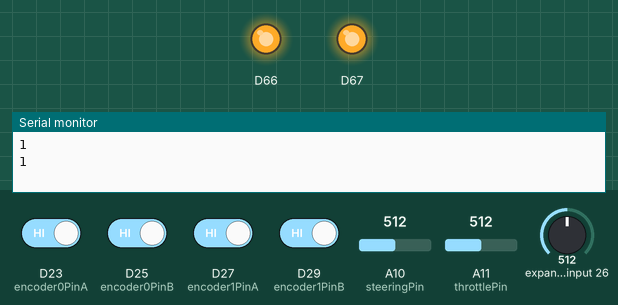
Recording of a sketch running on a simulated Arduino Due. Shown: output pins drawn as LEDs (lit = HIGH), the last lines printed to the serial monitor. The test bench sets the inputs (shaded band); at power-on: D23 (encoder0PinA), D25 (encoder0PinB), D27 (encoder1PinA), D29 (encoder1PinB) HIGH, A11 (throttlePin) = 512, A10 (steeringPin) = 512, expander input 26 = 512 (analog values on the 0–1023 scale).

Above: at 1.2 s.
1.3 s: A11 (throttlePin) set to 122
At 2.7 s:
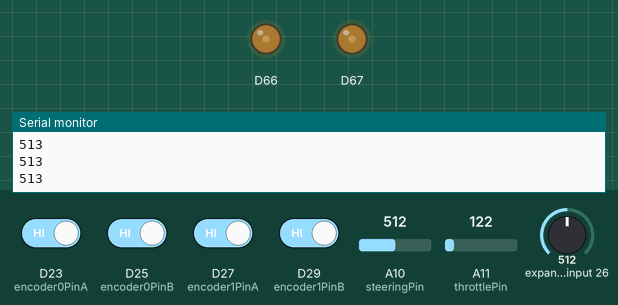
3.0 s: A11 (throttlePin) set to 306
At 3.9 s:
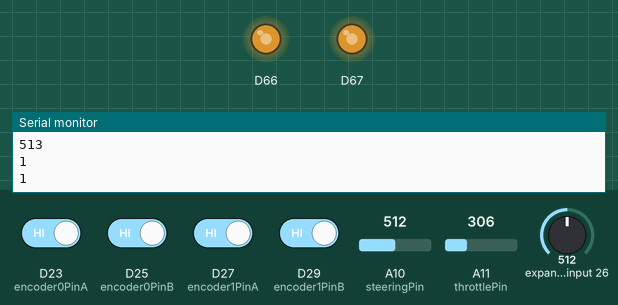
4.5 s: A11 (throttlePin) set to 460
At 5.0 s:
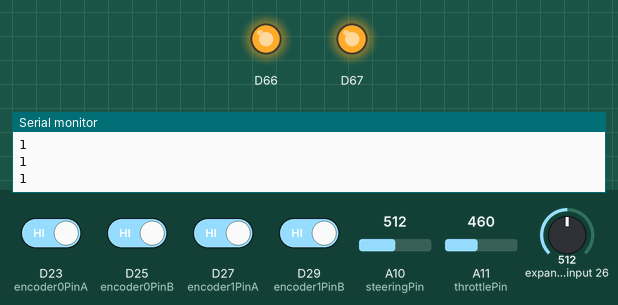
Timing chart, 0 to 7.5 s (numbered marks = the images above; inputs shaded):
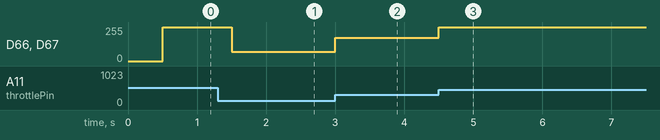

The sketch:

MasterController2_x.ino
```cpp
/*****************************************************************************************
 * Senior Design Project: Electronic "Soft Differential"
 * Credit: UNCA-NCSU Senior Class 2014
 * Purpose: The purpose of this program is to read in various inputs from two wheel speed
 *          encoders, one steering potentiometer, and one throttle potentiometer.  The
 *          code will determine if the car is straight or turning, and by how much it is
 *          turning.  An algorithm will process this and send outputs to two electric
 *          motors which will run at different speeds in a turn to simulate what is
 *          commonly seen in a regular mechanical differential.
 *
 * Versions & Version Notes:
 *   v0.1.0- Code written for analog input of potentiometer inputs for steering and throttle
 *      Credit: Dakota Lazenby
 *   v0.1.1- Added support for motor encoders and modified structure
 *      Credit: Dakota Lazenby
 *   v1.0.0- Ported code over for Arduino Due and added throttle response functionality
 *      Credit: Dakota Lazenby
 *   v1.0.1- Imported simplified working motor encoder code
 *      Credit: Brandon Zschokke, Jennifer Cory, and Hallie Sheaffer
 *   v2.0.0- Combined and created confirmed working throttle code and encoder code
 *      Credit: Brandon Zschokke
 *   v2.1.0- Re-Located the encoder code to a function, cleaned up some variables and added conditional prints
 *      Credit: Dakota Lazenby
 *   v2.2.0- Added in a throttleFilter function.
 *      Credit: Dakota Lazenby
 *
 *
 * Future Versions / Roadmap:
 *   v2.x.x- Implement Hallie's SD Card code for data logging. Implement Steering Code
 *   v3.0.0- Implement controller code
 *   v3.x.x- Debug and refine control code
 *   v4.0.0- Remove excess global variables and modularize code into various functions
 *****************************************************************************************/

#define DEBUG      0
#define USER_INPUT 0
#define ENCODERS   0
#define SPEED      0
// Global Declaration Section

// Throttle Declarations
int throttlePin = A11; // Throttle Pot Signal
int leftMotor = DAC0;  // To Protoboard (5)
int rightMotor = DAC1;  // To Protoboard (6)
int maxThrottle = 450; // This value needs to correspond to the maximum voltage reading off of the potentiometer
                       // plugged into the formula : maxThrottle = measuredVoltage * (3.3/(2^Res))
int Res = 10;
int pass = 0;

// Steering Declarations
int steeringPin = A10; // Steering Pot Signal
int steeringMidPt = 487;

// Encoder Declarations
 int val;
 int encoder0PinA = 23; // Encoder A2
 int encoder0PinB = 25; // Encoder A1
 int encoder1PinA = 27; // Encoder B2
 int encoder1PinB = 29; // Encoder B1

 int encoderSampleTime = 500;  //Sample time for the encoders (in milliSeconds)
 int RPM_0 = 0;
 int RPM_1 = 0;

 // Extra Pins
 int SDPin = 10;
 int PullDownPin = 9;          // Press Sensor pin
 int LEDPin = 8;          //Red LED in digital pin 8 with resistor in series.
//------------------------------------------------------------------------------------------

void setup() {
  // Setup encoder inputs
  pinMode (encoder0PinA,INPUT);
  pinMode (encoder0PinB,INPUT);
  pinMode (encoder1PinA,INPUT);
  pinMode (encoder1PinB,INPUT);
  Serial.begin (9600); // Start serial output for debugging
}

void loop() {

  readEncoders();  //This function has no output because it changes global variables within the function.

 // This section of the code uses the throttle code by Dakota to drive the cart from the throttle potentiometer

  analogReadResolution(Res);
  int throttle_in = analogRead(throttlePin);

  throttle_in = throttleFilter(throttle_in, pass);

  analogReadResolution(Res);
  int Steering = analogRead(steeringPin);

      #if DEBUG
         #if USER_INPUT
        Serial.print("Gas: ");                            //Debug Statements ~ visual data
        Serial.println(throttle_in);
        Serial.print("Steering");
        Serial.println(Steering);
        #endif
      #endif

  int leftSpeed  = map(throttle_in, 0, maxThrottle, 0, 1023);
  int rightSpeed = map(throttle_in, 0, maxThrottle, 0, 1023);

  analogWriteResolution(Res);
  analogWrite(leftMotor, leftSpeed);
  analogWriteResolution(Res);
  analogWrite(rightMotor, rightSpeed);

      #if DEBUG
        #if SPEED
        Serial.print("Left Motor Voltage ");                //Debug Statements ~ visual data
        Serial.println(leftSpeed);
        Serial.print("Right Motor Voltage");
        Serial.println(rightSpeed);
        #endif
      #endif
  if(pass == 0){
    pass = 1;
  }
  delayMicroseconds(5);
}


/****************************************************************************************
 ****************************************************************************************
 * Functions are defined below:
 ****************************************************************************************
 ****************************************************************************************/


void readEncoders(){
  // This section of the code reads the inputs to the wheel encoders
  int encoder0Pos = 0;
  int encoder1Pos = 0;

  int encoder0PinALast = LOW;
  int encoder1PinALast = LOW;

  int n = LOW;
  int m = LOW;

  uint32_t time;

   time=millis();
     while(millis()<(time + encoderSampleTime)){

       n = digitalRead(encoder0PinA);
       if ((encoder0PinALast == LOW) && (n == HIGH)) {
         if (digitalRead(encoder0PinB) == LOW) {
           encoder0Pos--;
         } else {
           encoder0Pos++;
         }
       }
      m = digitalRead(encoder1PinA);
       if((encoder1PinALast == LOW) && (m == HIGH)) {
        if(digitalRead(encoder1PinB) == LOW) {
         encoder1Pos--;
        } else {
           encoder1Pos++;
        }
       }
       RPM_0 = ((encoder0Pos*(1000/encoderSampleTime))*60)/90;
       RPM_1 = ((encoder1Pos*(1000/encoderSampleTime))*60)/90;

       encoder0PinALast = n;
       encoder1PinALast = m;
   }

        #if DEBUG
          #if ENCODERS
          Serial.print("RPM Left Wheel");                            //Debug Statements ~ visual data
          Serial.println(RPM_0);
          Serial.print("RPM Right Wheel");
          Serial.println(RPM_1);
          #endif
        #endif

    return;
}

//***************************************************************************************************************************

int throttleFilter(int throttle, int pass){
  int deadband;
    int i;
    int throttle_array[10];
    int total;
    int avg_throttle;
    int shift;
    int tolerance;

  if(pass == 0){       // This means that on the first pass, declare these variables in this loop, then leave them be from then on
    deadband = 2;
    total = 10;
    avg_throttle = 1;
    shift = 10;        // This shift is to account for low end values and their lack of response to the tolerance
    tolerance = 10;    /* This is the filtering tolerance.  This number represents the magnitude of increase allowable
                        * between consecutively read values.  Increase tolerance to allow faster pedal response (at
                        * the cost of letting larger throttle noise spikes in).
                        */
    for(i = 0; i<10 ; i++){
       throttle_array[i] = 1;
    }
    i = 0;
  }

  throttle_array[i] = (analogRead(throttle) + 1);

  Serial.println(throttle_array[i]);

  if(i != 0){
    if(throttle_array[i] > ((tolerance*throttle_array[i-1]) + shift)){
      throttle_array[i] = throttle_array[i-1];
    }
  } else {
    if(throttle_array[i] > ((tolerance*throttle_array[9]) + shift)){
      throttle_array[i] = throttle_array[9];
    }
  }

  total = throttle_array[0] + throttle_array[1] + throttle_array[2] + throttle_array[3] + throttle_array[4] +
          throttle_array[5] + throttle_array[6] + throttle_array[7] + throttle_array[8] + throttle_array[9];

  avg_throttle = total /  10;

 /* if(avg_throttle < 1){
    avg_throttle = 1;
  }*/

  i++;

  if( i > 9){
    i = 0;
  }

  return(throttle);

}
```

Measured:
- after the input at 1.3 s, D66, D67: 255/255 → 69/255 after 0.20 s
- after the input at 3.0 s, D66, D67: 69/255 → 173/255 at once
- after the input at 4.5 s, D66, D67: 173/255 → 255/255 at once
